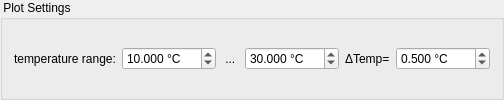
      <widget class="QGroupBox" name="groupBox_2">
       <property name="title">
        <string> Plot Settings </string>
       </property>
       <layout class="QGridLayout" name="gridLayout_3">
        <item row="0" column="1">
         <widget class="QDoubleSpinBox" name="spinSolutionTemperature">
          <property name="suffix">
           <string> °C</string>
          </property>
          <property name="decimals">
           <number>3</number>
          </property>
          <property name="minimum">
           <double>-274.000000000000000</double>
          </property>
          <property name="maximum">
           <double>1000.000000000000000</double>
          </property>
          <property name="value">
           <double>10.000000000000000</double>
          </property>
         </widget>
        </item>
        <item row="0" column="3">
         <widget class="QDoubleSpinBox" name="spinSolutionTemperatureEnd">
          <property name="suffix">
           <string> °C</string>
          </property>
          <property name="decimals">
           <number>3</number>
          </property>
          <property name="minimum">
           <double>-274.000000000000000</double>
          </property>
          <property name="maximum">
           <double>1000.000000000000000</double>
          </property>
          <property name="value">
           <double>30.000000000000000</double>
          </property>
         </widget>
        </item>
        <item row="0" column="0">
         <widget class="QLabel" name="label_27">
          <property name="text">
           <string>temperature range:</string>
          </property>
         </widget>
        </item>
        <item row="0" column="4">
         <widget class="QLabel" name="label_29">
          <property name="text">
           <string>ΔTemp=</string>
          </property>
         </widget>
        </item>
        <item row="0" column="2">
         <widget class="QLabel" name="label_28">
          <property name="text">
           <string> ... </string>
          </property>
         </widget>
        </item>
        <item row="0" column="5">
         <widget class="QDoubleSpinBox" name="spinSolutionTemperatureDelta">
          <property name="suffix">
           <string> °C</string>
          </property>
          <property name="decimals">
           <number>3</number>
          </property>
          <property name="minimum">
           <double>-274.000000000000000</double>
          </property>
          <property name="maximum">
           <double>1000.000000000000000</double>
          </property>
          <property name="value">
           <double>0.500000000000000</double>
          </property>
         </widget>
        </item>
       </layout>
      </widget>
